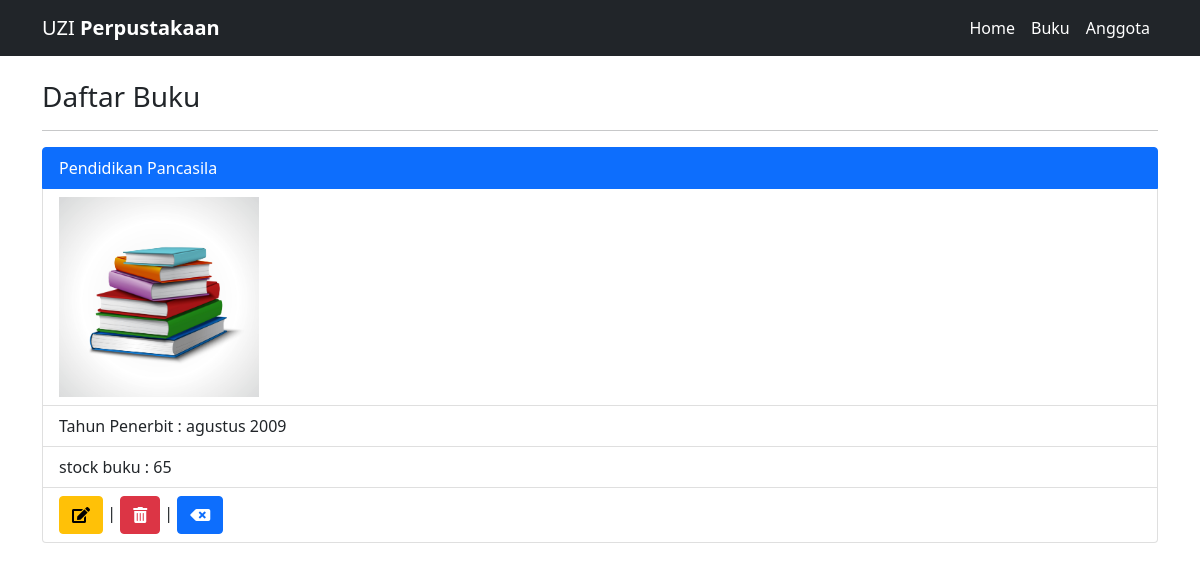
Screenshot of /UAS_1904030022_5B/detail.php?id=1 with the database file from the repository.
### tables this page shows
CREATE TABLE `buku` (
  `id` int(30) NOT NULL,
  `judul_buku` varchar(50) NOT NULL,
  `foto` varchar(45) NOT NULL,
  `tahun_penerbit` char(30) NOT NULL,
  `stock` int(11) NOT NULL
);

### UAS_1904030022_5B/koneksi.php (called while the page is built, shortened)
<?php
$conn = mysqli_connect('localhost', 'root', '', 'uas_1904030022');
function query($query)
{
  global $conn;
  $result = mysqli_query($conn, $query);
  if (mysqli_num_rows($result) == 1) {
    return mysqli_fetch_assoc($result);
  }
  $rows = [];
  return $rows;
}

### UAS_1904030022_5B/detail.php (the view, shortened to what this page needs)
<?php
  require 'koneksi.php';
  $id = $_GET['id'];
  $camaba = query("SELECT * FROM buku WHERE id=$id");
  ?> <!doctype html>
  <html lang="en">
  <head>
    <link href="https://cdn.jsdelivr.net/npm/bootstrap@5.0.2/dist/css/bootstrap.min.css" rel="stylesheet">
    <link rel="stylesheet" type="text/css" href="#">
    <link rel="stylesheet" type="text/css" href="tema/fontawesome/css/all.min.css">
  </head>
  <body>
    <nav class="navbar navbar-expand-lg navbar-dark bg-dark">
      <div class="container">
        <a class="navbar-brand" href="#">
          UZI <strong>Perpustakaan</strong>
        </a>
        <div class="collapse navbar-collapse" id="navbarNav">
          <ul class="navbar-nav ms-auto">
            <li class="nav-item">
              <a class="nav-link active" aria-current="page" href="index.html">Home</a>
            </li>
            <li class="nav-item">
              <a class="nav-link active" href="Buku.php">Buku</a>
            </li>
            <li class="nav-item">
              <a class="nav-link active" href="Anggota.php">Anggota</a>
            </li>
          </ul>
        </div>
      </div>
    </nav>
    <section class="stok">
      <div class="container">
        <br>
        <h3><i class="#"></i> Daftar Buku</h3>
        <hr>
        <ul class="list-group">
          <li class="list-group-item active"><?= $camaba['judul_buku']; ?></li>
          <li class="list-group-item"><img src="image/<?= $camaba['foto']; ?>" alt="" width="200px"></li>
          <li class="list-group-item">Tahun Penerbit : <?= $camaba['tahun_penerbit']; ?></li>
          <li class="list-group-item">stock buku : <?= $camaba['stock']; ?></li>
          <li class="list-group-item">
            <a href="edit.php?id=<?= $camaba['id'];  ?>" class="btn btn-warning" role="button"><i class="fas fa-edit"></i></a> |
            <a href="hapus.php?id=<?= $camaba['id'];  ?>" onclick="return confirm('apakah anda akan menghapus data ini');" class="btn btn-danger" role="button"><i class="fas fa-trash-alt"></i></a> |
            <a href="Buku.php" class="btn btn-primary" role="button"><i class="fas fa-backspace"></i></a>
          </li>
        </ul>
      </div>
  </body>
  </html>

### rows the page displays
buku: judul_buku "Pendidikan Pancasila", foto (picture), tahun_penerbit "agustus 2009", stock "65"
